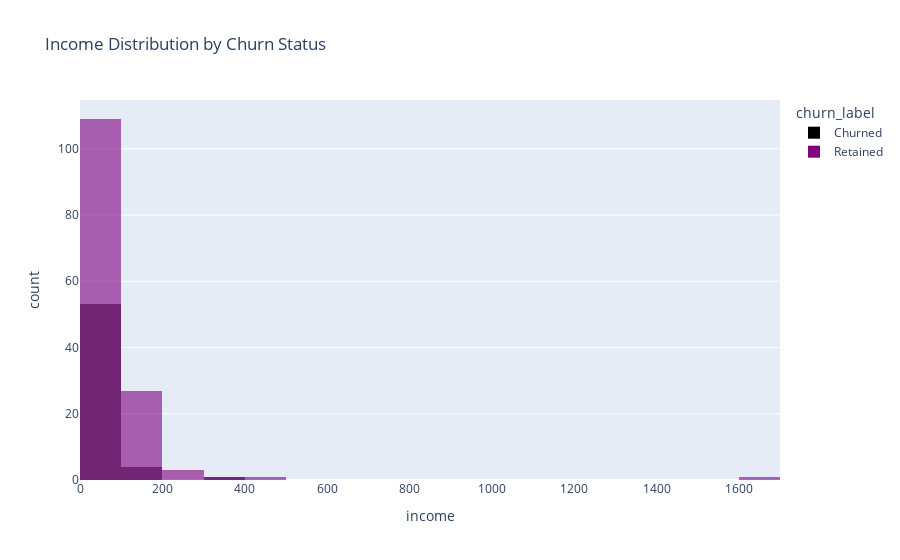

This figure's notebook cell:
### Code cell
# 4. Income Distribution by Churn
fig4 = px.histogram(df, x='income', color='churn_label',
                    nbins=30, barmode='overlay', opacity=0.6,
                    title='Income Distribution by Churn Status',
                    color_discrete_map={'Retained': 'purple', 'Churned': 'Black'})
fig4.show()


#plt.figure(figsize=(10, 6))
sns.histplot(data=df, x='income', hue='churn_label', bins=30, kde=True,
             palette={'Retained': 'green', 'Churned': 'red'}, alpha=0.5)
plt.title("Income Distribution by Churn Status")
plt.xlabel("Income")
plt.ylabel("Count")
plt.legend(title="Customer Status")
plt.show()

### Figure 1 — Plotly figure (JSON) as saved in the notebook; plotly's stock layout.template omitted (floating-point values rounded to 4 significant figures; data arrays with more than 128 entries replaced by an {"elided": "..."} marker saying what was removed)
{"data": [{"alignmentgroup": "True", "bingroup": "x", "hovertemplate": "churn_label=Churned<br>income=%{x}<br>count=%{y}<extra></extra>", "legendgroup": "Churned", "marker": {"color": "Black", "opacity": 0.6, "pattern": {"shape": ""}}, "name": "Churned", "nbinsx": 30, "offsetgroup": "Churned", "orientation": "v", "showlegend": true, "type": "histogram", "x": [136, 33, 161, 19, 36, 131, 57, 26, 25, 82, 18, 34, 46, 91, 28, 34, 52, 63, 83, 66, 18, 33, 55, 68, 41, 58, 28, 135, 39, 46, 31, 39, 53, 17, 75, 18, 22, 20, 51, 55, 71, 43, 58, 398, 45, 73, 18, 20, 41, 64, 70, 41, 38, 36, 58, 41, 39, 25], "xaxis": "x", "yaxis": "y"}, {"alignmentgroup": "True", "bingroup": "x", "hovertemplate": "churn_label=Retained<br>income=%{x}<br>count=%{y}<extra></extra>", "legendgroup": "Retained", "marker": {"color": "purple", "opacity": 0.6, "pattern": {"shape": ""}}, "name": "Retained", "nbinsx": 30, "offsetgroup": "Retained", "orientation": "v", "showlegend": true, "type": "histogram", "x": {"elided": "142 int values"}, "xaxis": "x", "yaxis": "y"}], "layout": {"barmode": "overlay", "legend": {"title": {"text": "churn_label"}, "tracegroupgap": 0}, "title": {"text": "Income Distribution by Churn Status"}, "xaxis": {"anchor": "y", "domain": [0, 1], "title": {"text": "income"}}, "yaxis": {"anchor": "x", "domain": [0, 1], "title": {"text": "count"}}}}
